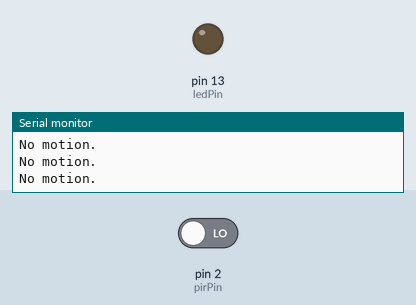
Simulated run of this sketch. Board: Arduino Uno, built with avr-gcc and run on an emulated ATmega328P. Parts: output pins drawn as LEDs (lit = HIGH), the last lines printed to the serial monitor. Inputs (shaded band) come from the test bench; at power-on: pin 2 (pirPin) LOW.

Above: at 2.8 s.
2.9 s: pin 2 (pirPin) driven HIGH
At 3.6 s:
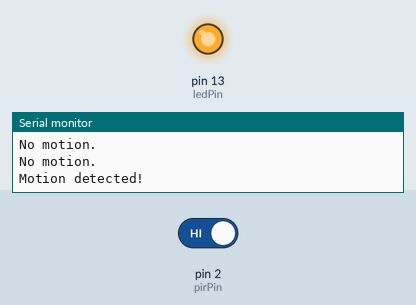
4.5 s: pin 2 (pirPin) driven LOW
At 6.4 s:
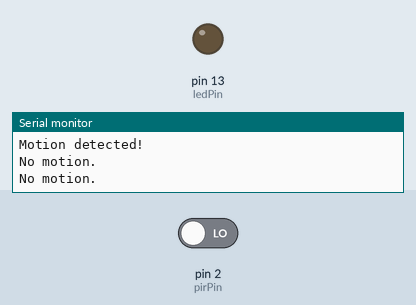
Timing chart, 0 to 7.9 s (numbered marks = the images above; inputs shaded):
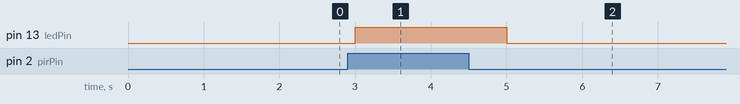

Measured:
- after the input at 2.9 s, pin 13 (ledPin): LOW → HIGH after 0.10 s
- after the input at 4.5 s, pin 13 (ledPin): HIGH → LOW after 0.50 s

The sketch:

PIR_Motion_Sensor.ino
```cpp
int pirPin = 2; // Digital pin connected to the PIR sensor
int ledPin = 13; // Built-in LED on most Arduino boards

void setup() {
  pinMode(pirPin, INPUT);
  pinMode(ledPin, OUTPUT);
  Serial.begin(9600);
}

void loop() {
  int motion = digitalRead(pirPin);
  if (motion == HIGH) {
    digitalWrite(ledPin, HIGH);
    Serial.println("Motion detected!");
  } else {
    digitalWrite(ledPin, LOW);
    Serial.println("No motion.");
  }
  delay(1000); // Delay for a moment before the next reading.
}
```
